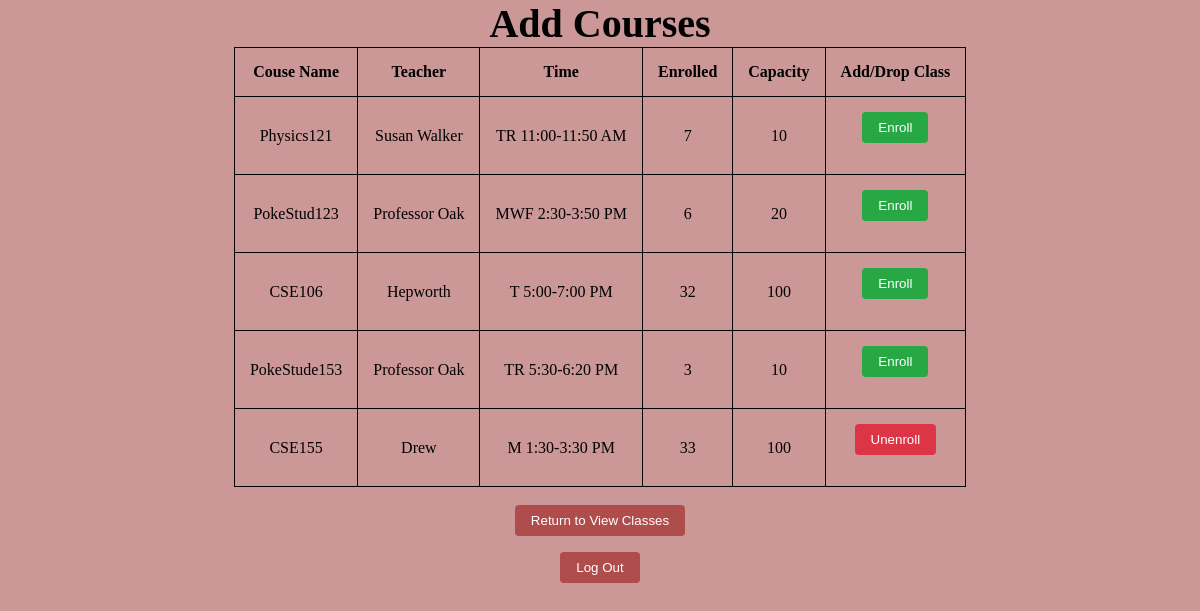
/student/courses (signed in), run on the app's committed database.
### Lab08_MiniProject/Courses/main.py (models this page shows, shortened)
class Courses(db.Model):
    __tablename__ = "Courses"
    classId = db.Column(db.Integer, primary_key = True)
    className = db.Column(db.String, nullable = False)
    teacher = db.Column(db.String, nullable = False)
    time = db.Column(db.String, nullable = False)
    enrolled = db.Column(db.Integer, nullable = False)
    capacity = db.Column(db.Integer, nullable = False)

### Lab08_MiniProject/Courses/main.py (the view, shortened to what this page needs)
@app.route("/student/courses", methods=["GET", "POST", "DELETE"])
@login_required
def studentEdit():
    if request.method == "POST":
        data = request.get_json()
        course = Courses.query.filter_by(className=data["class_name"]).first()
        if course is not None and course.enrolled < course.capacity:
            enrollment = Enrollment(current_user.userId, course.classId, 0)
            db.session.add(enrollment)
            course.enrolled = course.enrolled+1
            db.session.commit()
            return "success"
    elif request.method == "GET":
        enrolled = Enrollment.query.filter_by(usersId = current_user.userId)
        enrolledClasses = []
        for course in enrolled:
            enrolledClasses.append(course.classesId)
        return render_template('studentEdit.html', courses = Courses.query.all(), enrollment = enrolledClasses)

### Lab08_MiniProject/Courses/main.py (called while the page is built)
@login_manager.user_loader
def load_user(userId):
    return Users.query.filter_by(userId = userId).first()

### Lab08_MiniProject/Courses/templates/studentEdit.html (shortened to what this page needs)
<!DOCTYPE html>
<html>
    <head>
        <link rel="stylesheet" href="/static/student.css">
    </head>
	<body>
		<div class='student_edit'>
            <h1 class = "center">Add Courses</h1>
            <table class = "center" id = "availableCourses">
                <thead>
                    <tr>
                        <th>Couse Name</th>
                        <th>Teacher</th>
                        <th>Time</th>
                        <th>Enrolled</th>
                        <th>Capacity</th>
						<th>Add/Drop Class</th>
                    </tr>
                </thead>
                <tbody>
				{% for course in courses %}
					<tr>
						<td>{{course.className}}</td>
						<td>{{course.teacher}}</td>
						<td>{{course.time}}</td>
						<td>{{course.enrolled}}</td>
						<td>{{course.capacity}}</td>
						{% if course.classId in enrollment%}
							<td>
								<button type="button" class="unenroll-button" data-classname="{{ course.className }}">Unenroll</button>
							</td>
						{% elif course.capacity == course.enrolled %}
							<td>Class {{course.className}} is Full</td>
						{% else %}
							<td>
								<button type="button" class="enroll-button" data-classname="{{ course.className }}">Enroll</button>
							</td>
						{% endif %}
					</tr>
				{% endfor %}
				</tbody>
            </table><br>
			<button type="button" class = "s_view_classes" id = "s_view_classes">Return to View Classes</button><br>
            <button type="button" class = "logout" id = "logoutStudentEdit">Log Out</button>
		</div>
	</body>
</html>

### Lab08_MiniProject/Courses/static/student.css (style rules this page uses)
h1 { font-size: 2.5rem; margin-bottom: 1rem; text-align: center; color: black; }
button { background-color: rgb(175, 76, 76); color: white; padding: 0.5rem 1rem; border: none; border-radius: 4px; cursor: pointer; margin-bottom: 1rem; }
table, th, td { border: 1px solid black; border-collapse: collapse; padding: 15px; margin: 2pc; color: black; text-align: center; }
body { background-color: rgb(203, 151, 151); text-align: center; margin: auto; color: black; }
.center { color: black; text-align: center; margin: auto; }
.enroll-button { background-color: #28a745; color: white; padding: 0.5rem 1rem; border: none; border-radius: 4px; cursor: pointer; margin-bottom: 1rem; }
.unenroll-button { background-color: #dc3545; color: white; padding: 0.5rem 1rem; border: none; border-radius: 4px; cursor: pointer; margin-bottom: 1rem; }

### data on the page
Courses: className "Physics121", teacher "Susan Walker", time "TR 11:00-11:50 AM", enrolled "7", capacity "10"
Courses: className "PokeStud123", teacher "Professor Oak", time "MWF 2:30-3:50 PM", enrolled "6", capacity "20"
Courses: className "CSE106", teacher "Hepworth", time "T 5:00-7:00 PM", enrolled "32", capacity "100"
Courses: className "PokeStude153", teacher "Professor Oak", time "TR 5:30-6:20 PM", enrolled "3", capacity "10"
Courses: className "CSE155", teacher "Drew", time "M 1:30-3:30 PM", enrolled "33", capacity "100"
